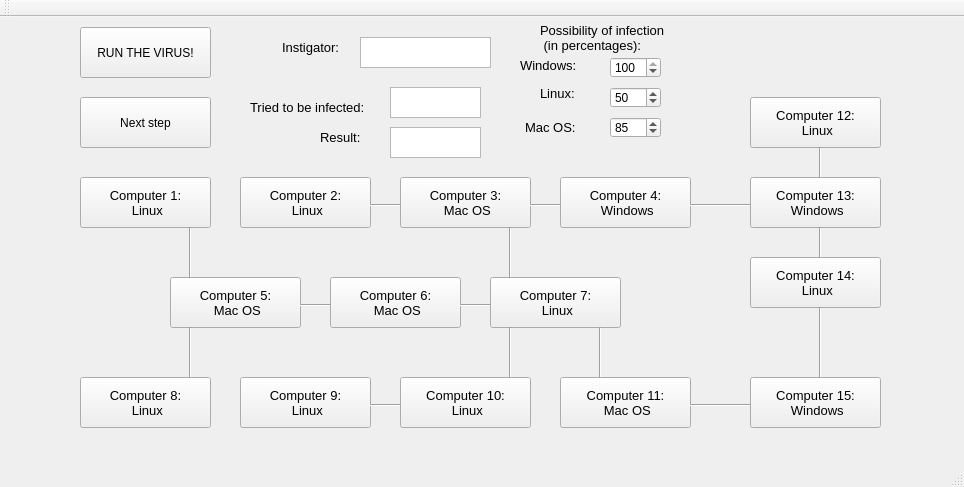
<?xml version="1.0" encoding="UTF-8"?>
<ui version="4.0">
 <class>MainWindow</class>
 <widget class="QMainWindow" name="MainWindow">
  <property name="geometry">
   <rect>
    <x>0</x>
    <y>0</y>
    <width>964</width>
    <height>487</height>
   </rect>
  </property>
  <property name="windowTitle">
   <string>MainWindow</string>
  </property>
  <widget class="QWidget" name="centralWidget">
   <widget class="QToolButton" name="computer_1">
    <property name="geometry">
     <rect>
      <x>80</x>
      <y>160</y>
      <width>131</width>
      <height>51</height>
     </rect>
    </property>
    <property name="font">
     <font>
      <pointsize>10</pointsize>
     </font>
    </property>
    <property name="text">
     <string>Computer 1: 
 Linux</string>
    </property>
   </widget>
   <widget class="QToolButton" name="computer_3">
    <property name="geometry">
     <rect>
      <x>400</x>
      <y>160</y>
      <width>131</width>
      <height>51</height>
     </rect>
    </property>
    <property name="font">
     <font>
      <pointsize>10</pointsize>
     </font>
    </property>
    <property name="text">
     <string>Computer 3: 
 Mac OS</string>
    </property>
   </widget>
   <widget class="QToolButton" name="computer_2">
    <property name="geometry">
     <rect>
      <x>240</x>
      <y>160</y>
      <width>131</width>
      <height>51</height>
     </rect>
    </property>
    <property name="font">
     <font>
      <pointsize>10</pointsize>
     </font>
    </property>
    <property name="text">
     <string>Computer 2: 
 Linux</string>
    </property>
   </widget>
   <widget class="QToolButton" name="computer_4">
    <property name="geometry">
     <rect>
      <x>560</x>
      <y>160</y>
      <width>131</width>
      <height>51</height>
     </rect>
    </property>
    <property name="font">
     <font>
      <pointsize>10</pointsize>
     </font>
    </property>
    <property name="text">
     <string>Computer 4: 
 Windows</string>
    </property>
   </widget>
   <widget class="QToolButton" name="computer_5">
    <property name="geometry">
     <rect>
      <x>170</x>
      <y>260</y>
      <width>131</width>
      <height>51</height>
     </rect>
    </property>
    <property name="font">
     <font>
      <pointsize>10</pointsize>
     </font>
    </property>
    <property name="text">
     <string>Computer 5: 
 Mac OS</string>
    </property>
   </widget>
   <widget class="QToolButton" name="computer_6">
    <property name="geometry">
     <rect>
      <x>330</x>
      <y>260</y>
      <width>131</width>
      <height>51</height>
     </rect>
    </property>
    <property name="font">
     <font>
      <pointsize>10</pointsize>
     </font>
    </property>
    <property name="text">
     <string>Computer 6: 
 Mac OS</string>
    </property>
   </widget>
   <widget class="QToolButton" name="computer_7">
    <property name="geometry">
     <rect>
      <x>490</x>
      <y>260</y>
      <width>131</width>
      <height>51</height>
     </rect>
    </property>
    <property name="font">
     <font>
      <pointsize>10</pointsize>
     </font>
    </property>
    <property name="text">
     <string>Computer 7: 
 Linux</string>
    </property>
   </widget>
   <widget class="QToolButton" name="computer_8">
    <property name="geometry">
     <rect>
      <x>80</x>
      <y>360</y>
      <width>131</width>
      <height>51</height>
     </rect>
    </property>
    <property name="font">
     <font>
      <pointsize>10</pointsize>
     </font>
    </property>
    <property name="text">
     <string>Computer 8: 
 Linux</string>
    </property>
   </widget>
   <widget class="QToolButton" name="computer_9">
    <property name="geometry">
     <rect>
      <x>240</x>
      <y>360</y>
      <width>131</width>
      <height>51</height>
     </rect>
    </property>
    <property name="font">
     <font>
      <pointsize>10</pointsize>
     </font>
    </property>
    <property name="text">
     <string>Computer 9: 
 Linux</string>
    </property>
   </widget>
   <widget class="QToolButton" name="computer_10">
    <property name="geometry">
     <rect>
      <x>400</x>
      <y>360</y>
      <width>131</width>
      <height>51</height>
     </rect>
    </property>
    <property name="font">
     <font>
      <pointsize>10</pointsize>
     </font>
    </property>
    <property name="text">
     <string>Computer 10: 
 Linux</string>
    </property>
   </widget>
   <widget class="QToolButton" name="computer_11">
    <property name="geometry">
     <rect>
      <x>560</x>
      <y>360</y>
      <width>131</width>
      <height>51</height>
     </rect>
    </property>
    <property name="font">
     <font>
      <pointsize>10</pointsize>
     </font>
    </property>
    <property name="text">
     <string>Computer 11: 
 Mac OS</string>
    </property>
   </widget>
   <widget class="QToolButton" name="startButton">
    <property name="geometry">
     <rect>
      <x>80</x>
      <y>10</y>
      <width>131</width>
      <height>51</height>
     </rect>
    </property>
    <property name="cursor">
     <cursorShape>PointingHandCursor</cursorShape>
    </property>
    <property name="text">
     <string>RUN THE VIRUS!</string>
    </property>
   </widget>
   <widget class="Line" name="line">
    <property name="geometry">
     <rect>
      <x>180</x>
      <y>210</y>
      <width>20</width>
      <height>51</height>
     </rect>
    </property>
    <property name="orientation">
     <enum>Qt::Vertical</enum>
    </property>
   </widget>
   <widget class="QToolButton" name="computer_12">
    <property name="geometry">
     <rect>
      <x>750</x>
      <y>80</y>
      <width>131</width>
      <height>51</height>
     </rect>
    </property>
    <property name="font">
     <font>
      <pointsize>10</pointsize>
     </font>
    </property>
    <property name="text">
     <string>Computer 12: 
 Linux</string>
    </property>
   </widget>
   <widget class="QToolButton" name="computer_13">
    <property name="geometry">
     <rect>
      <x>750</x>
      <y>160</y>
      <width>131</width>
      <height>51</height>
     </rect>
    </property>
    <property name="font">
     <font>
      <pointsize>10</pointsize>
     </font>
    </property>
    <property name="text">
     <string>Computer 13: 
 Windows</string>
    </property>
   </widget>
   <widget class="QToolButton" name="computer_14">
    <property name="geometry">
     <rect>
      <x>750</x>
      <y>240</y>
      <width>131</width>
      <height>51</height>
     </rect>
    </property>
    <property name="font">
     <font>
      <pointsize>10</pointsize>
     </font>
    </property>
    <property name="text">
     <string>Computer 14: 
 Linux</string>
    </property>
   </widget>
   <widget class="QLabel" name="label">
    <property name="geometry">
     <rect>
      <x>540</x>
      <y>0</y>
      <width>181</width>
      <height>41</height>
     </rect>
    </property>
    <property name="font">
     <font>
      <pointsize>10</pointsize>
     </font>
    </property>
    <property name="text">
     <string>Possibility of infection 
 (in percentages):</string>
    </property>
   </widget>
   <widget class="QToolButton" name="computer_15">
    <property name="geometry">
     <rect>
      <x>750</x>
      <y>360</y>
      <width>131</width>
      <height>51</height>
     </rect>
    </property>
    <property name="font">
     <font>
      <pointsize>10</pointsize>
     </font>
    </property>
    <property name="text">
     <string>Computer 15: 
 Windows</string>
    </property>
   </widget>
   <widget class="QLabel" name="label_2">
    <property name="geometry">
     <rect>
      <x>540</x>
      <y>70</y>
      <width>46</width>
      <height>13</height>
     </rect>
    </property>
    <property name="font">
     <font>
      <pointsize>10</pointsize>
     </font>
    </property>
    <property name="text">
     <string>Linux:</string>
    </property>
   </widget>
   <widget class="QLabel" name="label_3">
    <property name="geometry">
     <rect>
      <x>520</x>
      <y>40</y>
      <width>61</width>
      <height>16</height>
     </rect>
    </property>
    <property name="font">
     <font>
      <pointsize>10</pointsize>
     </font>
    </property>
    <property name="text">
     <string>Windows:</string>
    </property>
   </widget>
   <widget class="QLabel" name="label_4">
    <property name="geometry">
     <rect>
      <x>525</x>
      <y>100</y>
      <width>51</width>
      <height>20</height>
     </rect>
    </property>
    <property name="font">
     <font>
      <pointsize>10</pointsize>
     </font>
    </property>
    <property name="text">
     <string>Mac OS:</string>
    </property>
   </widget>
   <widget class="QSpinBox" name="spinBox_windows">
    <property name="geometry">
     <rect>
      <x>610</x>
      <y>40</y>
      <width>51</width>
      <height>21</height>
     </rect>
    </property>
    <property name="cursor">
     <cursorShape>PointingHandCursor</cursorShape>
    </property>
    <property name="readOnly">
     <bool>false</bool>
    </property>
    <property name="maximum">
     <number>100</number>
    </property>
    <property name="value">
     <number>100</number>
    </property>
   </widget>
   <widget class="QSpinBox" name="spinBox_linux">
    <property name="geometry">
     <rect>
      <x>610</x>
      <y>70</y>
      <width>51</width>
      <height>21</height>
     </rect>
    </property>
    <property name="cursor">
     <cursorShape>PointingHandCursor</cursorShape>
    </property>
    <property name="readOnly">
     <bool>false</bool>
    </property>
    <property name="maximum">
     <number>100</number>
    </property>
    <property name="value">
     <number>50</number>
    </property>
   </widget>
   <widget class="QSpinBox" name="spinBox_mac">
    <property name="geometry">
     <rect>
      <x>610</x>
      <y>100</y>
      <width>51</width>
      <height>21</height>
     </rect>
    </property>
    <property name="cursor">
     <cursorShape>PointingHandCursor</cursorShape>
    </property>
    <property name="readOnly">
     <bool>false</bool>
    </property>
    <property name="maximum">
     <number>100</number>
    </property>
    <property name="value">
     <number>85</number>
    </property>
   </widget>
   <widget class="Line" name="line_2">
    <property name="geometry">
     <rect>
      <x>500</x>
      <y>210</y>
      <width>20</width>
      <height>51</height>
     </rect>
    </property>
    <property name="orientation">
     <enum>Qt::Vertical</enum>
    </property>
   </widget>
   <widget class="Line" name="line_3">
    <property name="geometry">
     <rect>
      <x>500</x>
      <y>310</y>
      <width>20</width>
      <height>51</height>
     </rect>
    </property>
    <property name="orientation">
     <enum>Qt::Vertical</enum>
    </property>
   </widget>
   <widget class="Line" name="line_4">
    <property name="geometry">
     <rect>
      <x>590</x>
      <y>310</y>
      <width>20</width>
      <height>51</height>
     </rect>
    </property>
    <property name="orientation">
     <enum>Qt::Vertical</enum>
    </property>
   </widget>
   <widget class="Line" name="line_5">
    <property name="geometry">
     <rect>
      <x>690</x>
      <y>180</y>
      <width>61</width>
      <height>16</height>
     </rect>
    </property>
    <property name="orientation">
     <enum>Qt::Horizontal</enum>
    </property>
   </widget>
   <widget class="Line" name="line_6">
    <property name="geometry">
     <rect>
      <x>690</x>
      <y>380</y>
      <width>61</width>
      <height>16</height>
     </rect>
    </property>
    <property name="orientation">
     <enum>Qt::Horizontal</enum>
    </property>
   </widget>
   <widget class="Line" name="line_7">
    <property name="geometry">
     <rect>
      <x>810</x>
      <y>130</y>
      <width>20</width>
      <height>31</height>
     </rect>
    </property>
    <property name="orientation">
     <enum>Qt::Vertical</enum>
    </property>
   </widget>
   <widget class="Line" name="line_8">
    <property name="geometry">
     <rect>
      <x>810</x>
      <y>210</y>
      <width>20</width>
      <height>31</height>
     </rect>
    </property>
    <property name="orientation">
     <enum>Qt::Vertical</enum>
    </property>
   </widget>
   <widget class="Line" name="line_9">
    <property name="geometry">
     <rect>
      <x>180</x>
      <y>310</y>
      <width>20</width>
      <height>51</height>
     </rect>
    </property>
    <property name="orientation">
     <enum>Qt::Vertical</enum>
    </property>
   </widget>
   <widget class="Line" name="line_10">
    <property name="geometry">
     <rect>
      <x>300</x>
      <y>280</y>
      <width>31</width>
      <height>16</height>
     </rect>
    </property>
    <property name="orientation">
     <enum>Qt::Horizontal</enum>
    </property>
   </widget>
   <widget class="Line" name="line_11">
    <property name="geometry">
     <rect>
      <x>460</x>
      <y>280</y>
      <width>31</width>
      <height>16</height>
     </rect>
    </property>
    <property name="orientation">
     <enum>Qt::Horizontal</enum>
    </property>
   </widget>
   <widget class="Line" name="line_12">
    <property name="geometry">
     <rect>
      <x>370</x>
      <y>380</y>
      <width>31</width>
      <height>16</height>
     </rect>
    </property>
    <property name="orientation">
     <enum>Qt::Horizontal</enum>
    </property>
   </widget>
   <widget class="Line" name="line_13">
    <property name="geometry">
     <rect>
      <x>530</x>
      <y>180</y>
      <width>31</width>
      <height>16</height>
     </rect>
    </property>
    <property name="orientation">
     <enum>Qt::Horizontal</enum>
    </property>
   </widget>
   <widget class="Line" name="line_14">
    <property name="geometry">
     <rect>
      <x>370</x>
      <y>180</y>
      <width>31</width>
      <height>16</height>
     </rect>
    </property>
    <property name="orientation">
     <enum>Qt::Horizontal</enum>
    </property>
   </widget>
   <widget class="Line" name="line_17">
    <property name="geometry">
     <rect>
      <x>800</x>
      <y>290</y>
      <width>41</width>
      <height>71</height>
     </rect>
    </property>
    <property name="orientation">
     <enum>Qt::Vertical</enum>
    </property>
   </widget>
   <widget class="QLabel" name="label_5">
    <property name="geometry">
     <rect>
      <x>230</x>
      <y>10</y>
      <width>121</width>
      <height>41</height>
     </rect>
    </property>
    <property name="font">
     <font>
      <pointsize>10</pointsize>
     </font>
    </property>
    <property name="text">
     <string>	Instigator:</string>
    </property>
   </widget>
   <widget class="QTextEdit" name="instigator">
    <property name="geometry">
     <rect>
      <x>360</x>
      <y>20</y>
      <width>131</width>
      <height>31</height>
     </rect>
    </property>
    <property name="readOnly">
     <bool>true</bool>
    </property>
   </widget>
   <widget class="QToolButton" name="stepButton">
    <property name="geometry">
     <rect>
      <x>80</x>
      <y>80</y>
      <width>131</width>
      <height>51</height>
     </rect>
    </property>
    <property name="cursor">
     <cursorShape>PointingHandCursor</cursorShape>
    </property>
    <property name="text">
     <string>Next step</string>
    </property>
   </widget>
   <widget class="QLabel" name="label_6">
    <property name="geometry">
     <rect>
      <x>250</x>
      <y>70</y>
      <width>121</width>
      <height>41</height>
     </rect>
    </property>
    <property name="font">
     <font>
      <pointsize>10</pointsize>
     </font>
    </property>
    <property name="text">
     <string>Tried to be infected:</string>
    </property>
   </widget>
   <widget class="QLabel" name="label_7">
    <property name="geometry">
     <rect>
      <x>320</x>
      <y>100</y>
      <width>41</width>
      <height>41</height>
     </rect>
    </property>
    <property name="font">
     <font>
      <pointsize>10</pointsize>
     </font>
    </property>
    <property name="text">
     <string>Result:</string>
    </property>
   </widget>
   <widget class="QTextEdit" name="currentComputer">
    <property name="geometry">
     <rect>
      <x>390</x>
      <y>70</y>
      <width>91</width>
      <height>31</height>
     </rect>
    </property>
    <property name="readOnly">
     <bool>true</bool>
    </property>
   </widget>
   <widget class="QTextEdit" name="currentResult">
    <property name="geometry">
     <rect>
      <x>390</x>
      <y>110</y>
      <width>91</width>
      <height>31</height>
     </rect>
    </property>
    <property name="readOnly">
     <bool>true</bool>
    </property>
   </widget>
  </widget>
  <widget class="QMenuBar" name="menuBar">
   <property name="geometry">
    <rect>
     <x>0</x>
     <y>0</y>
     <width>964</width>
     <height>21</height>
    </rect>
   </property>
  </widget>
  <widget class="QToolBar" name="mainToolBar">
   <attribute name="toolBarArea">
    <enum>TopToolBarArea</enum>
   </attribute>
   <attribute name="toolBarBreak">
    <bool>false</bool>
   </attribute>
  </widget>
  <widget class="QStatusBar" name="statusBar"/>
 </widget>
 <layoutdefault spacing="6" margin="11"/>
 <resources/>
 <connections/>
</ui>
